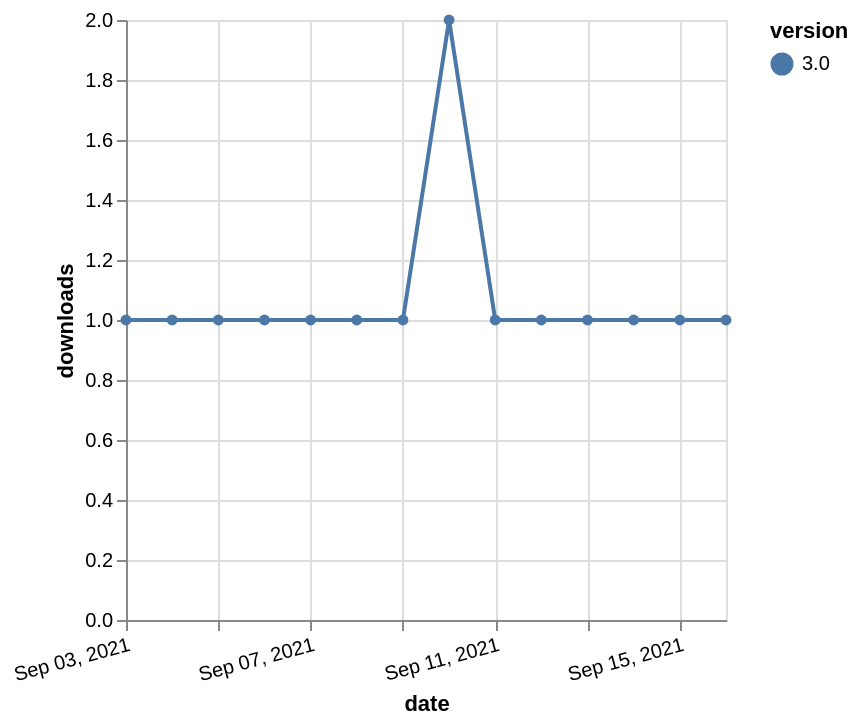

Vega-Lite specification for this chart:
### Vega-Lite specification from a JSON file in a GitHub repository (floating-point values rounded to 4 significant figures)
{"$schema": "https://vega.github.io/schema/vega-lite/v5.json", "description": "A simple bar chart with embedded data.", "data": {"values": [{"date": "2021-09-03", "total": 348, "delta": 1, "version": "3.0"}, {"date": "2021-09-04", "total": 349, "delta": 1, "version": "3.0"}, {"date": "2021-09-05", "total": 350, "delta": 1, "version": "3.0"}, {"date": "2021-09-06", "total": 351, "delta": 1, "version": "3.0"}, {"date": "2021-09-07", "total": 352, "delta": 1, "version": "3.0"}, {"date": "2021-09-08", "total": 353, "delta": 1, "version": "3.0"}, {"date": "2021-09-09", "total": 354, "delta": 1, "version": "3.0"}, {"date": "2021-09-10", "total": 356, "delta": 2, "version": "3.0"}, {"date": "2021-09-11", "total": 357, "delta": 1, "version": "3.0"}, {"date": "2021-09-12", "total": 358, "delta": 1, "version": "3.0"}, {"date": "2021-09-13", "total": 359, "delta": 1, "version": "3.0"}, {"date": "2021-09-14", "total": 360, "delta": 1, "version": "3.0"}, {"date": "2021-09-15", "total": 361, "delta": 1, "version": "3.0"}, {"date": "2021-09-16", "total": 362, "delta": 1, "version": "3.0"}]}, "width": "container", "mark": {"type": "line", "point": {"filled": true}}, "encoding": {"x": {"field": "date", "type": "temporal", "timeUnit": "yearmonthdate", "title": "date", "axis": {"labelAngle": -15}}, "y": {"field": "delta", "type": "quantitative", "title": "downloads"}, "color": {"field": "version", "type": "nominal"}, "tooltip": {"field": "delta"}}}
